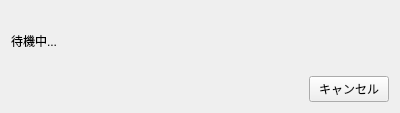
<?xml version="1.0" encoding="UTF-8"?>
<ui version="4.0">
 <class>ProgressWidget</class>
 <widget class="QWidget" name="ProgressWidget">
  <property name="windowModality">
   <enum>Qt::WindowModality::WindowModal</enum>
  </property>
  <property name="geometry">
   <rect>
    <x>0</x>
    <y>0</y>
    <width>400</width>
    <height>113</height>
   </rect>
  </property>
  <property name="windowTitle">
   <string>Form</string>
  </property>
  <layout class="QVBoxLayout" name="verticalLayout">
   <item alignment="Qt::AlignmentFlag::AlignLeft">
    <widget class="QLabel" name="statusLabel">
     <property name="text">
      <string>待機中...</string>
     </property>
    </widget>
   </item>
   <item alignment="Qt::AlignmentFlag::AlignRight">
    <widget class="QPushButton" name="cancelButton">
     <property name="text">
      <string>キャンセル</string>
     </property>
    </widget>
   </item>
  </layout>
 </widget>
 <resources/>
 <connections/>
</ui>
